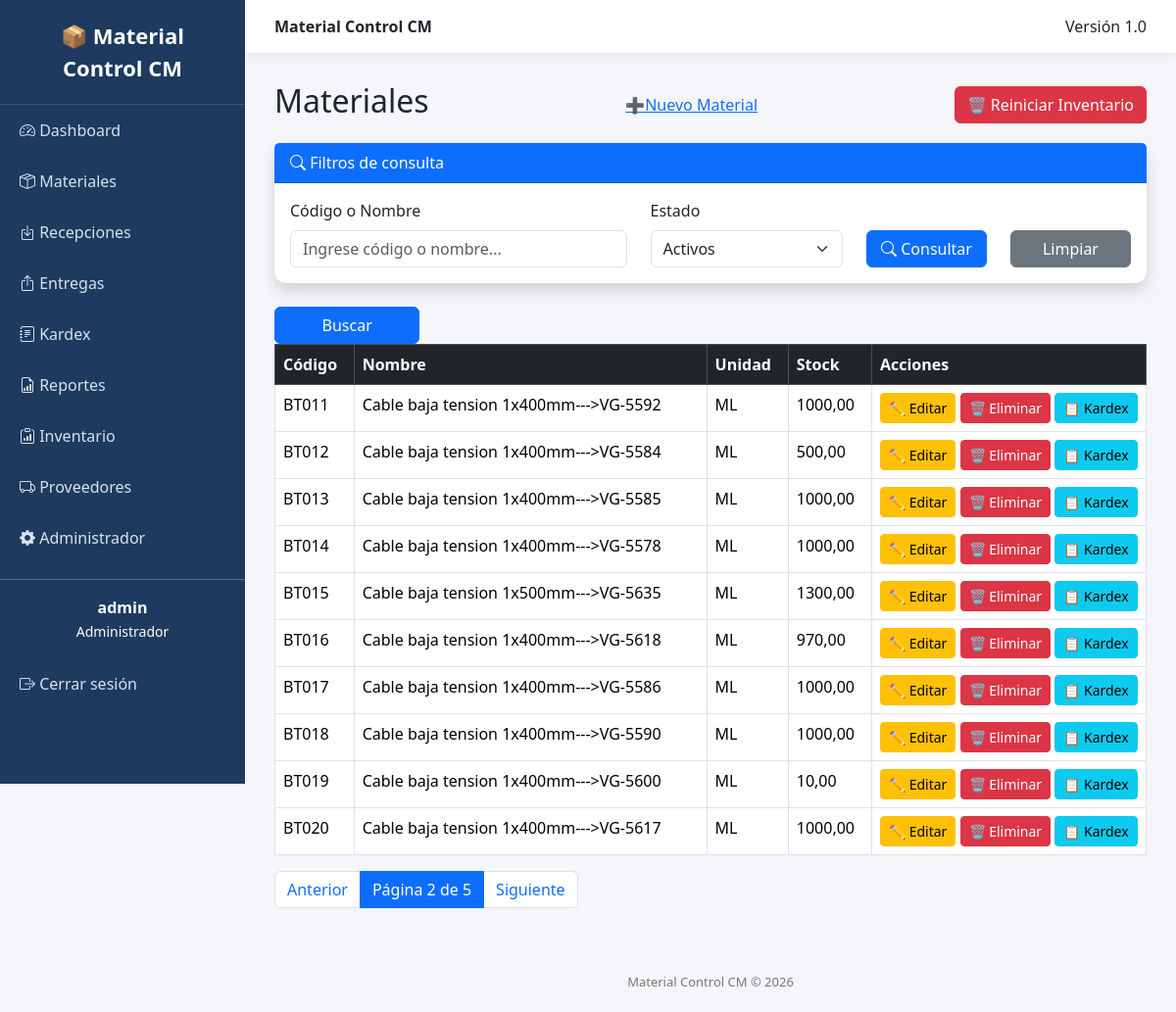
The page /materials/?page=2&buscar= (signed in) on the database its author committed.
### materials/models.py (models this page shows, shortened)
class Material(models.Model):
    codigo = models.CharField(max_length=30, unique=True)
    nombre = models.CharField(max_length=200)
    unidad = models.CharField(max_length=20)
    stock = models.DecimalField(max_digits=12, decimal_places=2, default=0)
    activo = models.BooleanField(default=True)

### materials/views.py (the view)
# urls.py: path("", views.material_list, name="material_list"),
@consulta_required
def material_list(request):
    buscar = request.GET.get("buscar", "")
    estado = request.GET.get("estado", "1")
    materiales = Material.objects.all()
    if estado == "1":
        materiales = materiales.filter(activo=True)
    elif estado == "0":
        materiales = materiales.filter(activo=False)
    if buscar:
        materiales = materiales.filter(
            Q(codigo__icontains=buscar) |
            Q(nombre__icontains=buscar)
        )
    materiales = materiales.order_by("codigo")
    paginator = Paginator(
        materiales,
        10
    )
    page = request.GET.get("page")
    materiales = paginator.get_page(page)
    return render(
        request,
        "materials/list.html",
        {
            "materiales": materiales,
            "buscar": buscar,
            "estado": estado,
        },
    )

### templates/materials/list.html (shortened to what this page needs)
{% extends "base.html" %}
{% block content %}
<div class="d-flex justify-content-between align-items-center mb-3">
    <h2>Materiales</h2>
    {% if user.groups.all.0.name == "Administrador" or user.groups.all.0.name == "Almacenista" %}
    <a href="{% url 'material_create' %}">
         ➕Nuevo Material
    </a>
{% endif %}
    {% if user.is_superuser %}
    <a href="{% url 'limpiar_inventario' %}"
    class="btn btn-danger"
    onclick="return confirm('¿Está seguro de eliminar TODAS las recepciones, entregas y kardex?');">
    🗑 Reiniciar Inventario
    </a>
{% endif %}
</div>
<div class="card shadow mb-4">
    <div class="card-header bg-primary text-white">
        <i class="bi bi-search"></i>
        Filtros de consulta
    </div>
    <div class="card-body">
        <form method="get">
            <div class="row">
                <div class="col-md-5">
                    <label class="form-label">
                        Código o Nombre
                    </label>
                    <input
                        type="text"
                        name="buscar"
                        class="form-control"
                        placeholder="Ingrese código o nombre..."
                        value="{{ buscar }}"
                    >
                </div>
                <div class="col-md-3">
                    <label class="form-label">
                        Estado
                    </label>
                    <select
                        name="estado"
                        class="form-select">
                        <option value="1"
                            {% if estado == "1" %}selected{% endif %}>
                            Activos
                        </option>
                    </select>
                </div>
                <div class="col-md-2 d-grid">
                    <label class="form-label">&nbsp;</label>
                    <button
                        type="submit"
                        class="btn btn-primary">
                        <i class="bi bi-search"></i>
                        Consultar
                    </button>
                </div>
                <div class="col-md-2 d-grid">
                    <label class="form-label">&nbsp;</label>
                    <a href="{% url 'material_list' %}"
                       class="btn btn-secondary">
                        Limpiar
                    </a>
                </div>
            </div>
        </form>
    </div>
</div>
    <div class="col-md-2">
        <button class="btn btn-primary w-100">
            Buscar
        </button>
    </div>
<table class="table table-bordered table-hover">
    <thead class="table-dark">
        <tr>
            <th>Código</th>
            <th>Nombre</th>
            <th>Unidad</th>
            <th>Stock</th>
            <th width="280">Acciones</th>
        </tr>
    </thead>
    <tbody>
    {% for material in materiales %}
        <tr>
            <td>{{ material.codigo }}</td>
            <td>{{ material.nombre }}</td>
            <td>{{ material.unidad }}</td>
            <td>{{ material.stock }}</td>
            <td>
    {% if user.groups.all.0.name == "Administrador" or user.groups.all.0.name == "Almacenista" %}
        <a href="{% url 'material_update' material.id %}" class="btn btn-warning btn-sm">
            ✏️ Editar
        </a>
        <a href="{% url 'material_delete' material.id %}"
           class="btn btn-danger btn-sm"
           onclick="return confirm('¿Desea eliminar este material?');">
            🗑️ Eliminar
        </a>
    {% endif %}
    <a href="{% url 'material_kardex' material.id %}"
       class="btn btn-info btn-sm">
        📋 Kardex
    </a>
        </tr>
    {% empty %}
        <tr>
            <td colspan="5" class="text-center">
                No existen materiales registrados.
            </td>
        </tr>
    {% endfor %}
    </tbody>
</table>
<nav>
    <ul class="pagination">
        {% if materiales.has_previous %}
        <li class="page-item">
            <a class="page-link"
               href="?page={{ materiales.previous_page_number }}&buscar={{ buscar }}">
                Anterior
            </a>
        </li>
        {% endif %}
        <li class="page-item active">
            <span class="page-link">
                Página {{ materiales.number }} de {{ materiales.paginator.num_pages }}
            </span>
        </li>
        {% if materiales.has_next %}
        <li class="page-item">
            <a class="page-link"
               href="?page={{ materiales.next_page_number }}&buscar={{ buscar }}">
                Siguiente
            </a>
        </li>
        {% endif %}
    </ul>
</nav>
{% endblock %}

### templates/base.html (shortened to what this page needs)
{% load static %}
<!DOCTYPE html>
<html lang="es">
<head>
    <link href="https://cdn.jsdelivr.net/npm/bootstrap@5.3.7/dist/css/bootstrap.min.css" rel="stylesheet">
    <link rel="stylesheet"
          href="https://cdn.jsdelivr.net/npm/bootstrap-icons@1.11.3/font/bootstrap-icons.min.css">
    <link href="https://cdn.jsdelivr.net/npm/select2@4.1.0-rc.0/dist/css/select2.min.css" rel="stylesheet">
</head>
<body>
    <div class="sidebar">
    <div class="logo">
        📦 Material Control CM
    </div>
    <a href="/">
        <i class="bi bi-speedometer2"></i>
        Dashboard
    </a>
    {% if user.groups.all.0.name == "Administrador" or user.groups.all.0.name == "Almacenista" or user.groups.all.0.name == "Gerencia" or user.groups.all.0.name == "Consulta" %}
    <a href="/materials/">
        <i class="bi bi-box-seam"></i>
        Materiales
    </a>
    {% endif %}
    {% if user.groups.all.0.name == "Administrador" or user.groups.all.0.name == "Almacenista" or user.groups.all.0.name == "Gerencia" or user.groups.all.0.name == "Consulta" %}
    <a href="/recepciones/">
        <i class="bi bi-box-arrow-in-down"></i>
        Recepciones
    </a>
    {% endif %}
    {% if user.groups.all.0.name == "Administrador" or user.groups.all.0.name == "Almacenista" or user.groups.all.0.name == "Gerencia" or user.groups.all.0.name == "Consulta" %}
    <a href="/entregas/">
        <i class="bi bi-box-arrow-up"></i>
        Entregas
    </a>
    {% endif %}
    <a href="{% url 'kardex_list' %}">
        <i class="bi bi-journal-text"></i>
        Kardex
    </a>
    {% if user.groups.all.0.name == "Administrador" or user.groups.all.0.name == "Gerencia" %}
    <a href="{% url 'report_home' %}">
        <i class="bi bi-file-earmark-bar-graph"></i>
        Reportes
    </a>
    {% endif %}
    {% if user.groups.all.0.name == "Administrador" or user.groups.all.0.name == "Almacenista" or user.groups.all.0.name == "Gerencia" or user.groups.all.0.name == "Consulta" %}
    <a href="{% url 'inventory_list' %}">
        <i class="bi bi-clipboard-data"></i>
        Inventario
    </a>
    {% endif %}
    <a href="{% url 'supplier_list' %}">
        <i class="bi bi-truck"></i>
        Proveedores
    </a>
    {% if user.is_superuser %}
    <a href="{% url 'admin:index' %}">
        <i class="bi bi-gear-fill"></i>
        Administrador
    </a>
    {% endif %}
    <hr class="text-white">
    <div class="text-center text-white mb-3">
        <strong>{{ user.username }}</strong><br>
        <small>{{ user.groups.all.0.name }}</small>
    </div>
    <form method="post" action="{% url 'logout' %}" style="margin:0;">
        <button type="submit" class="logout-btn">
            <i class="bi bi-box-arrow-right"></i>
            Cerrar sesión
        </button>
    </form>
</div>
<div class="content">
    <div class="topbar d-flex justify-content-between">
        <div>
            <strong>Material Control CM</strong>
        </div>
        <div>
            Versión 1.0
        </div>
    </div>
    <div class="page">
        {% block content %}
        {% endblock %}
    </div>
    <footer>
        Material Control CM © 2026
    </footer>
</div>
</body>
</html>

### templates/base.html (style rules this page uses)
body { overflow-x:hidden; background:#f4f6f9; }
.sidebar { width:250px; min-height:100vh; background:#1e3a5f; position:fixed; left:0; top:0; }
.sidebar .logo { padding:20px; color:white; font-size:22px; font-weight:bold; text-align:center; border-bottom:1px solid rgba(255,255,255,.15); }
.sidebar a { color:#d8e2ef; text-decoration:none; display:block; padding:14px 20px; transition:.2s; }
.logout-btn { width:100%; border:none; background:none; color:#d8e2ef; text-align:left; padding:14px 20px; cursor:pointer; transition:.2s; }
.content { margin-left:250px; min-height:100vh; }
.topbar { background:white; padding:15px 30px; box-shadow:0 2px 10px rgba(0,0,0,.08); }
.page { padding:30px; }
.card { border:none; border-radius:12px; }
footer { color:#777; text-align:center; padding:20px; font-size:13px; }

### rows shown on the page
Material: codigo "BT011", nombre "Cable baja tension 1x400mm--->VG-5592", unidad "ML", stock "1000,00"
Material: codigo "BT012", nombre "Cable baja tension 1x400mm--->VG-5584", unidad "ML", stock "500,00"
Material: codigo "BT013", nombre "Cable baja tension 1x400mm--->VG-5585", unidad "ML", stock "1000,00"
Material: codigo "BT014", nombre "Cable baja tension 1x400mm--->VG-5578", unidad "ML", stock "1000,00"
Material: codigo "BT015", nombre "Cable baja tension 1x500mm--->VG-5635", unidad "ML", stock "1300,00"
Material: codigo "BT016", nombre "Cable baja tension 1x400mm--->VG-5618", unidad "ML", stock "970,00"
Material: codigo "BT017", nombre "Cable baja tension 1x400mm--->VG-5586", unidad "ML", stock "1000,00"
Material: codigo "BT018", nombre "Cable baja tension 1x400mm--->VG-5590", unidad "ML", stock "1000,00"
Material: codigo "BT019", nombre "Cable baja tension 1x400mm--->VG-5600", unidad "ML", stock "10,00"
Material: codigo "BT020", nombre "Cable baja tension 1x400mm--->VG-5617", unidad "ML", stock "1000,00"

### other values the page prints
{{ user.username }} "admin"
{{ user.groups.all.0.name }} "Administrador"
{{ materiales.number }} "2"
{{ materiales.paginator.num_pages }} "5"
